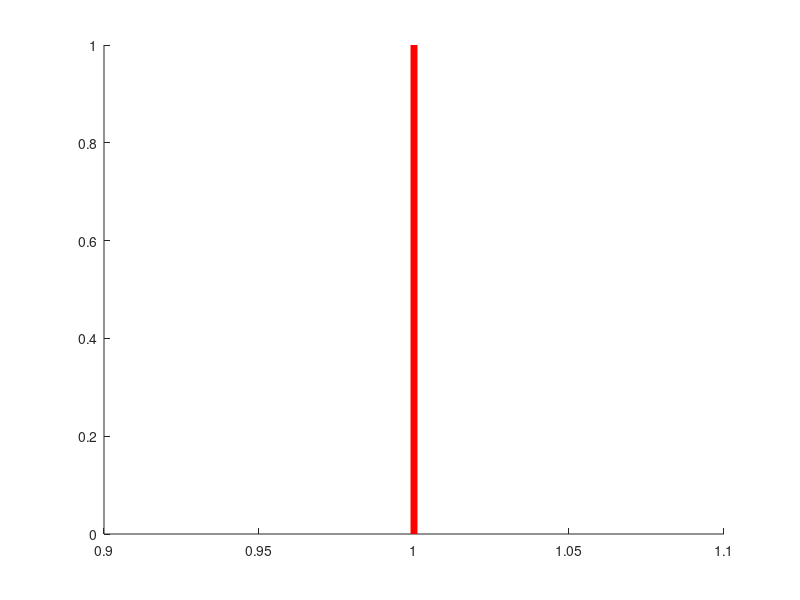

Source code (MATLAB): (Note: this script raises an error after producing the figure.)

% generate animated plot of red line moving along heatmap and save to movie

% open heatmap figure and assign graphics object handle
heatmap = figure(1);

% draw red line at start point
ylimit = ylim;
hold on
ml = line('XData',[1 1],'YData',[ylimit(1,1) ylimit(1,2)],'Color','r','linewidth',5);
hold off
axis manual

% define number of loops depending on length of recording
% 0908astarved = 2366; 1029dfasted = 2204;
XD = 1:1:2366; % endpoint = number of timepoints as in wbstruct.tv;
%check length seconds?)

% preallocate movie structure
loops = length(XD);
M(loops) = struct('cdata',[],'colormap',[]);


for k = 1:length(XD)
    
    ml.XData = [XD(1,k) XD(1,k)];
    drawnow
    M(k) = getframe(heatmap);
    
end
    
% save movie structure to video file
v = VideoWriter('AnimatedHeatmapStarved_recolor2.mp4','MPEG-4');
open(v)
writeVideo(v,M);
close(v)








    
